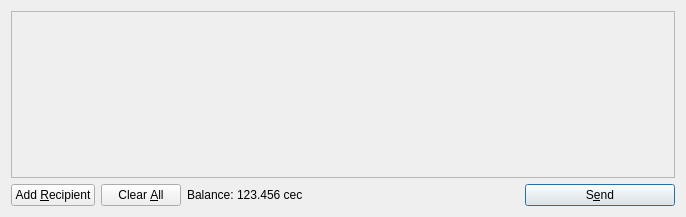
<?xml version="1.0" encoding="UTF-8"?>
<ui version="4.0">
 <class>SendCoinsDialog</class>
 <widget class="QDialog" name="SendCoinsDialog">
  <property name="geometry">
   <rect>
    <x>0</x>
    <y>0</y>
    <width>686</width>
    <height>217</height>
   </rect>
  </property>
  <property name="windowTitle">
   <string>Send Coins</string>
  </property>
  <layout class="QVBoxLayout" name="verticalLayout">
   <item>
    <widget class="QScrollArea" name="scrollArea">
     <property name="widgetResizable">
      <bool>true</bool>
     </property>
     <widget class="QWidget" name="scrollAreaWidgetContents">
      <property name="geometry">
       <rect>
        <x>0</x>
        <y>0</y>
        <width>666</width>
        <height>165</height>
       </rect>
      </property>
      <layout class="QVBoxLayout" name="verticalLayout_2">
       <property name="margin">
        <number>0</number>
       </property>
       <item>
        <layout class="QVBoxLayout" name="entries">
         <property name="spacing">
          <number>6</number>
         </property>
        </layout>
       </item>
       <item>
        <spacer name="verticalSpacer">
         <property name="orientation">
          <enum>Qt::Vertical</enum>
         </property>
         <property name="sizeHint" stdset="0">
          <size>
           <width>20</width>
           <height>40</height>
          </size>
         </property>
        </spacer>
       </item>
      </layout>
     </widget>
    </widget>
   </item>
   <item>
    <layout class="QHBoxLayout" name="horizontalLayout">
     <item>
      <widget class="QPushButton" name="addButton">
       <property name="toolTip">
        <string>Send to multiple recipients at once</string>
       </property>
       <property name="text">
        <string>Add &amp;Recipient</string>
       </property>
       <property name="icon">
        <iconset resource="../bitcoin.qrc">
         <normaloff>:/icons/add</normaloff>:/icons/add</iconset>
       </property>
       <property name="autoDefault">
        <bool>false</bool>
       </property>
      </widget>
     </item>
     <item>
      <widget class="QPushButton" name="clearButton">
       <property name="sizePolicy">
        <sizepolicy hsizetype="Minimum" vsizetype="Fixed">
         <horstretch>0</horstretch>
         <verstretch>0</verstretch>
        </sizepolicy>
       </property>
       <property name="toolTip">
        <string>Remove all transaction fields</string>
       </property>
       <property name="text">
        <string>Clear &amp;All</string>
       </property>
       <property name="icon">
        <iconset resource="../bitcoin.qrc">
         <normaloff>:/icons/remove</normaloff>:/icons/remove</iconset>
       </property>
       <property name="autoRepeatDelay">
        <number>300</number>
       </property>
       <property name="autoDefault">
        <bool>false</bool>
       </property>
      </widget>
     </item>
     <item>
      <layout class="QHBoxLayout" name="horizontalLayout_2">
       <property name="spacing">
        <number>3</number>
       </property>
       <item>
        <widget class="QLabel" name="label">
         <property name="text">
          <string>Balance:</string>
         </property>
        </widget>
       </item>
       <item>
        <widget class="QLabel" name="labelBalance">
         <property name="cursor">
          <cursorShape>IBeamCursor</cursorShape>
         </property>
         <property name="text">
          <string>123.456 cec</string>
         </property>
         <property name="textInteractionFlags">
          <set>Qt::LinksAccessibleByMouse|Qt::TextSelectableByKeyboard|Qt::TextSelectableByMouse</set>
         </property>
        </widget>
       </item>
      </layout>
     </item>
     <item>
      <spacer name="horizontalSpacer">
       <property name="orientation">
        <enum>Qt::Horizontal</enum>
       </property>
       <property name="sizeHint" stdset="0">
        <size>
         <width>40</width>
         <height>20</height>
        </size>
       </property>
      </spacer>
     </item>
     <item>
      <widget class="QPushButton" name="sendButton">
       <property name="minimumSize">
        <size>
         <width>150</width>
         <height>0</height>
        </size>
       </property>
       <property name="toolTip">
        <string>Confirm the send action</string>
       </property>
       <property name="text">
        <string>S&amp;end</string>
       </property>
       <property name="icon">
        <iconset resource="../bitcoin.qrc">
         <normaloff>:/icons/send</normaloff>:/icons/send</iconset>
       </property>
       <property name="default">
        <bool>true</bool>
       </property>
      </widget>
     </item>
    </layout>
   </item>
  </layout>
 </widget>
 <resources>
  <include location="../bitcoin.qrc"/>
 </resources>
 <connections/>
</ui>
